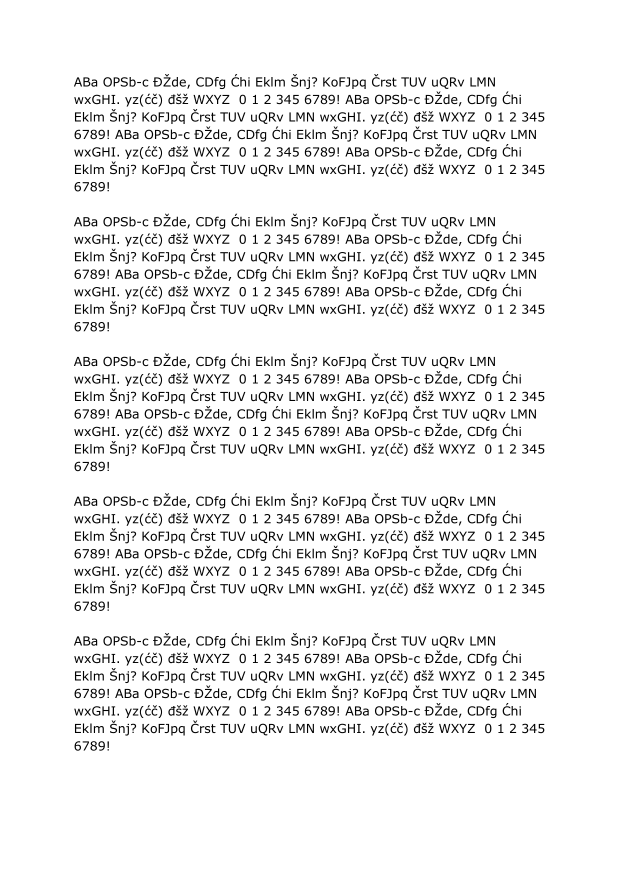
#> input picture dataset_docs/verdana_12.jpg, 2479 x 3508 px (shown at 1/4 size)
$ python test.py
#> lines starting #> are read from the running program, lines starting #| are printed output that depends on the picture; after the words box and inside, x2 and y2 are one past the last pixel; in counts of white or black regions, pixels touching at a corner belong together
### src/utils/helpers.py
import cv2
import matplotlib.pyplot as plt
import numpy as np

def load_image(path, color_type=cv2.IMREAD_GRAYSCALE):
#> called with path = '../dataset_docs/verdana_12.jpg', color_type = 0
    image = cv2.imread(path, color_type)
#> image is the input picture: shape (3508, 2479); min 0, max 255, mean 239
    return image

# [12 lines left out: functions debug_display_image, debug_plot_array, not called in this run]

### src/filters/binarization/otsu.py
import cv2
from filters.image_filter import ImageFilter

class OtsuBinarization(ImageFilter):

    def __init__(self):
        """Performs Otsu binarization on given image
        """

        super().__init__()

    def process(self, input_image):
        """Converts given image to binary image using Otsu algorithm

        Arguments:
            input_image {opencv image} -- input image

        Returns:
            opencv image -- Returns binary image where 0 values denotes
                            foreground and 255 background
        """

        _, output_image = cv2.threshold(input_image, 0, 255, cv2.THRESH_BINARY + cv2.THRESH_OTSU)
#> output_image: shape (3508, 2479); 93.7% white; 1820 black regions, largest, box (x1, y1, x2, y2) and area: (774, 380, 819, 416) 604, (1756, 660, 1801, 696) 604, (774, 939, 819, 975) 604

        return output_image

### src/ocr/filters/noise/noise_removal.py
import cv2
from filters.image_filter import ImageFilter


class NoiseRemoval(ImageFilter):

    def __init__(self, scaled_dimension=800, kernel_size=30):
        """Performs noise removal on given image

        Keyword Arguments:
            scaled_dimension {int} -- Scaled image size (used for cropping foreground) (default: {800})
        """

        super().__init__()
        self.scaled_dimension = scaled_dimension
        self.kernel_size = kernel_size

    def process(self, input_image):
        """Removes noise (dots, uneven fragments...) from given image

        Arguments:
            input_image {opencv image} -- input image where 0 values denotes
                            background and 255 foreground

        Returns:
            opencv image -- Returns binary image where 0 values denotes
                            background and 255 foreground
        """
        height, width = input_image.shape

        new_image = input_image.copy()

        biggest_dimension = max(height, width)
        scale = self.scaled_dimension / biggest_dimension

        new_height, new_width = round(height * scale), round(width * scale)
        scaled_image = cv2.resize(
            new_image, (new_width, new_height), interpolation=cv2.INTER_NEAREST)

        denoised_image = cv2.fastNlMeansDenoising(
            scaled_image, None, 30, 7, 21)
        kernel = cv2.getStructuringElement(
            cv2.MORPH_RECT, (self.kernel_size, self.kernel_size))
        dilated_mask = cv2.dilate(denoised_image, kernel)

        binary_mask = cv2.threshold(
            dilated_mask, 127, 255, cv2.THRESH_BINARY)[1]
        binary_mask = cv2.resize(
            binary_mask, (width, height), interpolation=cv2.INTER_NEAREST)

        output_image = cv2.bitwise_and(
            input_image, input_image, mask=binary_mask)

        return output_image

### src/ocr_image.py
import sys
import cv2
import numpy as np

from utils import hist


class OCRImage:

    MAX_ROTATE = 15

    def __init__(self, image, width, height, x_offset=0, y_offset=0):
        self._image = image
        self._x_offset = x_offset
        self._y_offset = y_offset
        self._width = x_offset
        self._height = height

    def save(self, name):
        cv2.imwrite(name, self._image)

    def get_image(self):
        return self._image

    def set_image(self, image):
        self._image = image

    def get_x(self):
        return self._x_offset

    def get_y(self):
        return self._y_offset

    def get_height(self):
        return self._height

    def get_width(self):
        return self._width

    # [5 lines left out: function get_bounding_box, not called in this run]

    def get_segments(self):
        image = self.get_image()

        h_proj = hist.horizontal_projection(image)
        v_proj = hist.vertical_projection(image)

        min_x, max_x = hist.blob_range(v_proj)
        min_y, max_y = hist.blob_range(h_proj)

        # max is last index with white pixel so add one to catch the last one
        max_x += 1
        max_y += 1

        width = max_x - min_x
        height = max_y - min_y
        roi_image = image[min_y:max_y, min_x:max_x]

        return roi_image, width, height, min_x, min_y

    def fix_skew(self):
        angle = self._calculate_skewed_angle(self._image)

        if abs(angle) < self.MAX_ROTATE:
            self._image = self._rotate_image(self._image, angle)
            self._height, self._width = self._image.shape

        return angle

    def _calculate_skewed_angle(self, image):
        coords = np.column_stack(np.where(image > 0))
        angle = cv2.minAreaRect(coords)[-1]

        if angle < -45:
            return -(90 + angle)
        else:
            return -angle

    def _rotate_image(self, image, angle):
        # Add border so when image is rotated - black pixels will be filled
        image = cv2.copyMakeBorder(
            image, 1, 1, 1, 1, cv2.BORDER_CONSTANT, value=[0, 0, 0])

        height, width = image.shape[:2]
        center = (width // 2, height // 2)

        rotation_matrix = cv2.getRotationMatrix2D(center, angle, 1.0)
        rotated_image = cv2.warpAffine(image, rotation_matrix,
                                       (width, height),
                                       flags=cv2.INTER_CUBIC,
                                       borderMode=cv2.BORDER_REPLICATE)
        output_image = cv2.threshold(
            rotated_image, 127, 255, cv2.THRESH_BINARY)[1]
        return output_image

### src/filters/image_filter.py
import sys

class ImageFilter:

    def __init__(self):
        pass

    def process(self):
        raise NotImplementedError("process not implemented")

### src/test.py
import os
import cv2
import numpy as np
from filters.noise.noise_removal import NoiseRemoval
from filters.binarization import otsu, sauvola, adaptive_gauss
from utils.helpers import load_image, debug_display_image, debug_plot_array

from ocr_image import OCRImage
from text_image_v3 import TextImageBaseline
import imutils


# [6 lines left out: function draw_box, not called in this run]

# [12 lines of commented-out code are left out]
input_image = load_image("../dataset_docs/verdana_12.jpg")
# [5 lines of commented-out code are left out]

orig_image = input_image.copy()
binarizer = otsu.OtsuBinarization()
binarized_img = binarizer.process(input_image)
binarized_img = cv2.bitwise_not(binarized_img)
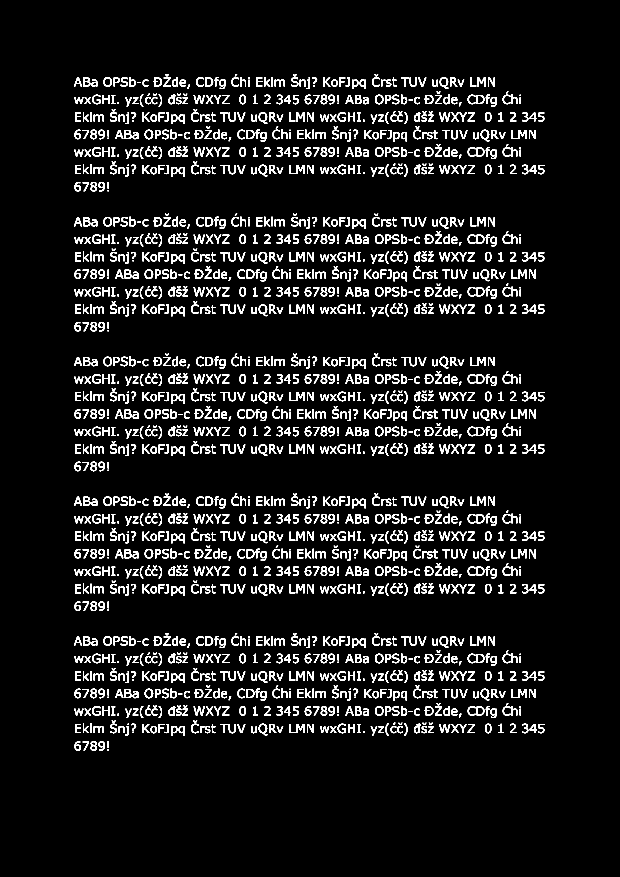
#> binarized_img: shape (3508, 2479) (shown at 1/4 size); 6.3% white; 1820 white regions, largest, box (x1, y1, x2, y2) and area: (774, 380, 819, 416) 604, (1756, 660, 1801, 696) 604, (774, 939, 819, 975) 604
denoiser = NoiseRemoval()
input_image = denoiser.process(binarized_img)
#> in process, `scaled_image = cv2.resize( new_image, (new_width, new_height), interpo..`:
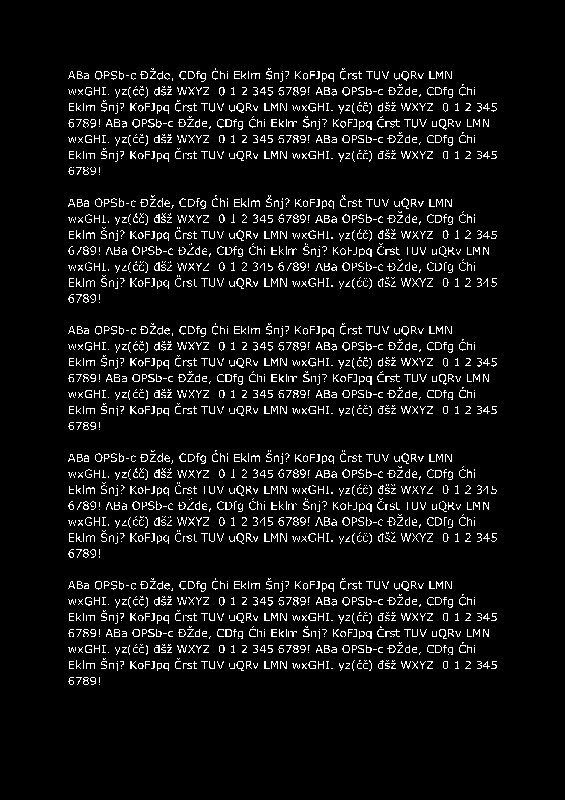
#> scaled_image: shape (800, 565); 6.3% white in thin lines or dots, all inside (x1, y1, x2, y2) = (68, 68, 497, 685)
#> in process, `dilated_mask = cv2.dilate(denoised_image, kernel)`:
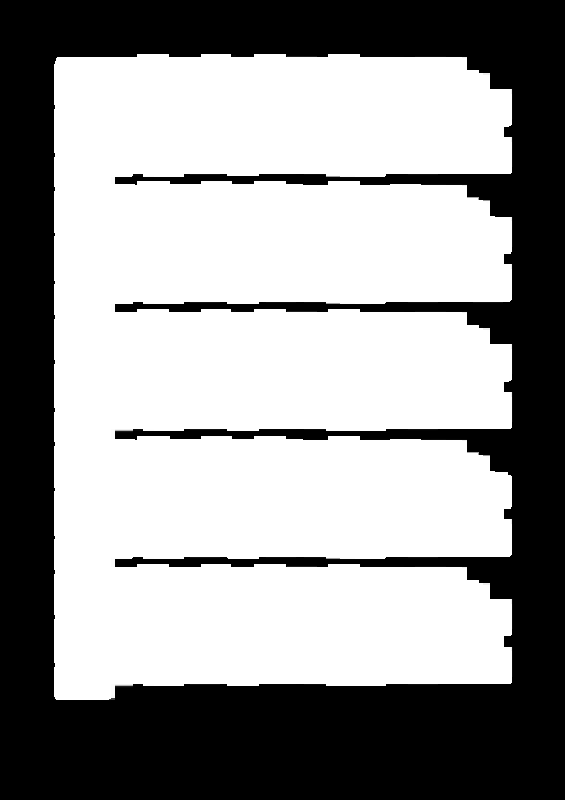
#> dilated_mask: shape (800, 565); min 0, max 255, mean 152.2
#> in process, `binary_mask = cv2.resize( binary_mask, (width, height), interpolation=..`:
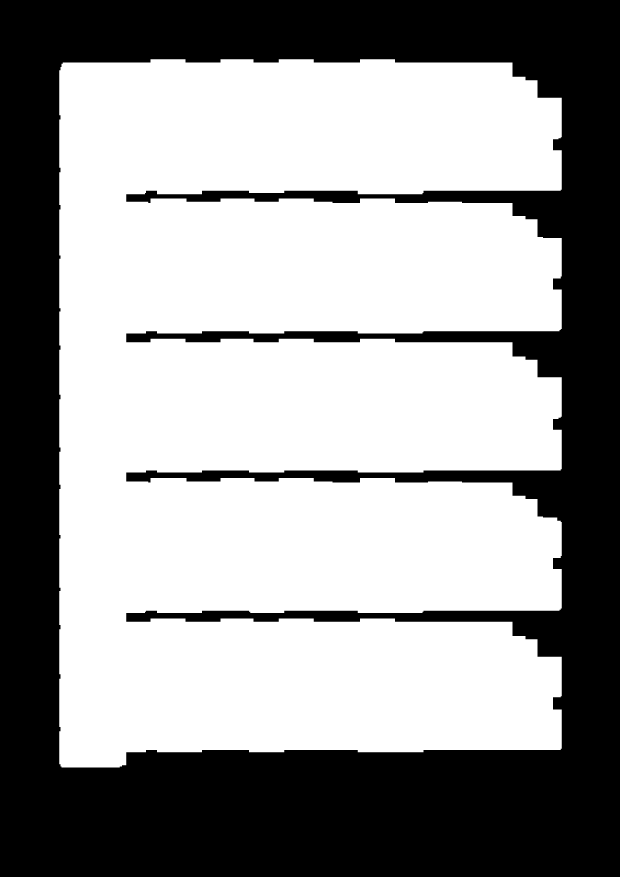
#> binary_mask: shape (3508, 2479) (shown at 1/4 size); 59.7% white; 1 black region, box (x1, y1, x2, y2) and area: (0, 0, 2479, 3508) 3502399
height, width = input_image.shape[:2]
ocr_image = OCRImage(input_image, width, height)
angle = ocr_image.fix_skew()
#> in _calculate_skewed_angle, `coords = np.column_stack(np.where(image > 0))`: coords = 548072 pairs, first value 296 to 3002, second value 296 to 2176
#> in _calculate_skewed_angle, `angle = cv2.minAreaRect(coords)[-1]`: angle = -90
#> in fix_skew, `angle = self._calculate_skewed_angle(self._image)`: angle = 0
#> in _rotate_image, `image = cv2.copyMakeBorder( image, 1, 1, 1, 1, cv2.BORDER_CONSTANT, va..`:
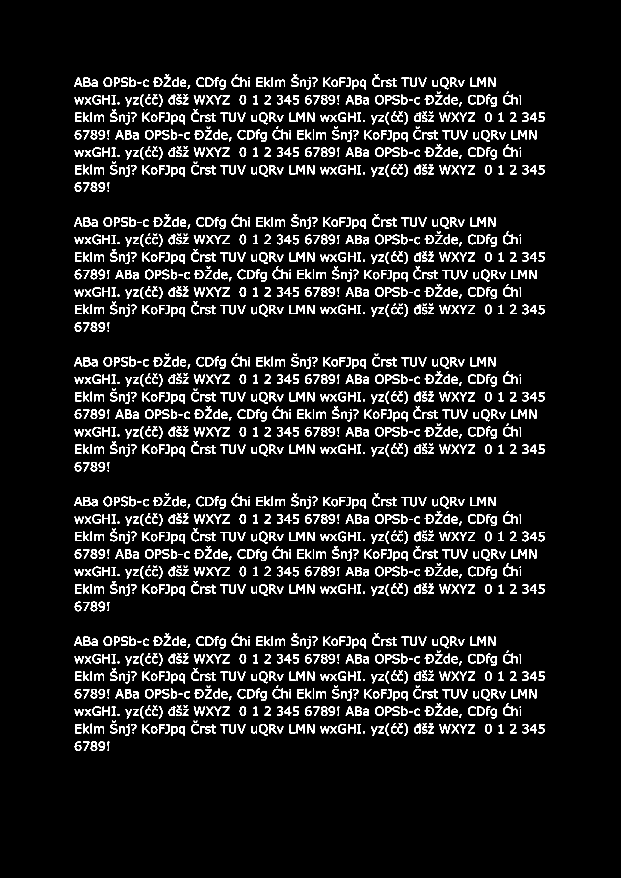
#> image: shape (3510, 2481) (shown at 1/4 size); 6.3% white; 1820 white regions, largest, box (x1, y1, x2, y2) and area: (775, 381, 820, 417) 604, (1757, 661, 1802, 697) 604, (775, 940, 820, 976) 604
#> in _rotate_image, `rotation_matrix = cv2.getRotationMatrix2D(center, angle, 1.0)`: rotation_matrix = [[1, 0, 0], [0, 1, 0]]
#> angle = 0

rotated = imutils.rotate(orig_image, angle)
backtorgb = cv2.cvtColor(rotated, cv2.COLOR_GRAY2RGB)

#> (the run stopped early here; a loop or call above may not have finished)

$ run again, with data/uvod.jpg copied over dataset_docs/verdana_12.jpg
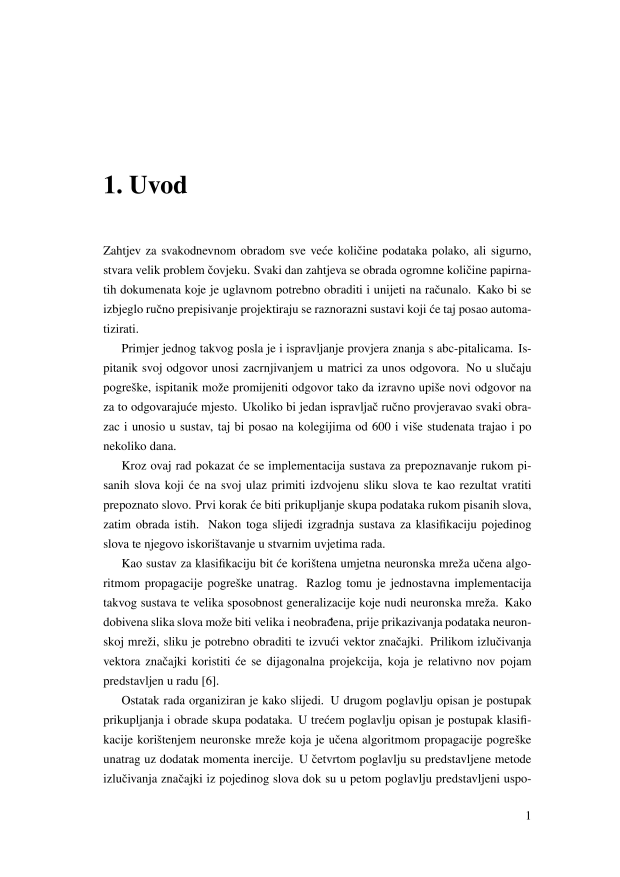
#> input picture data/uvod.jpg, 2480 x 3507 px (shown at 1/4 size)
#> in load_image, image is the input picture: shape (3507, 2480); min 0, max 255, mean 244.7
#> binarized_img: shape (3507, 2480); 4% white; 2057 white regions (90 under 20 px), largest, box (x1, y1, x2, y2) and area: (696, 703, 748, 774) 1831, (518, 703, 588, 775) 1701, (644, 724, 690, 774) 1239
#> scaled_image: shape (800, 566); 4.2% white in thin lines or dots, all inside (x1, y1, x2, y2) = (95, 161, 486, 748)
#> in process, `binary_mask = cv2.resize( binary_mask, (width, height), interpolation=..`:
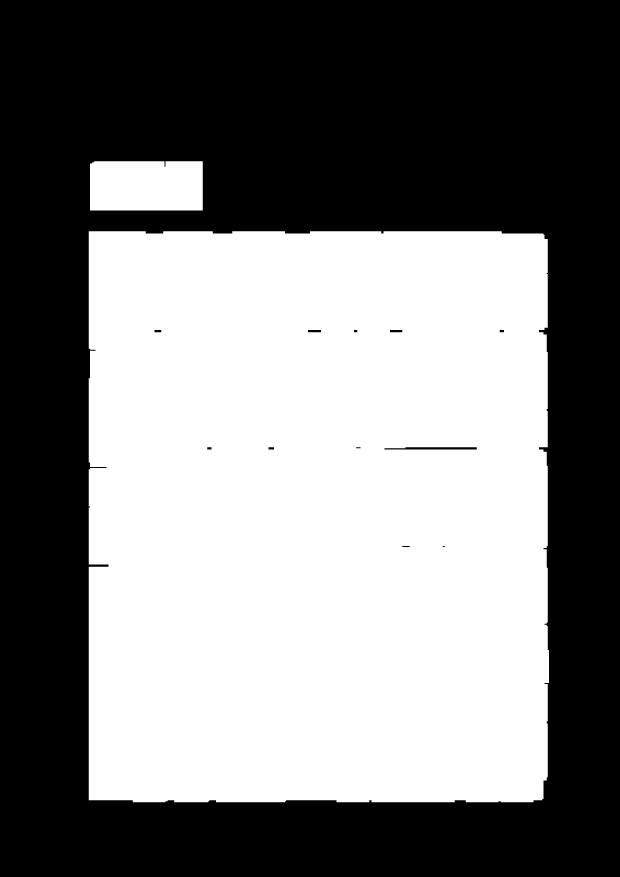
#> binary_mask: shape (3507, 2480) (shown at 1/4 size); 49% white; 2 white regions, box (x1, y1, x2, y2) and area: (355, 925, 2196, 3209) 4174969, (360, 645, 811, 842) 88646
#> coords = 351704 pairs, first value 702 to 3140, second value 413 to 2125
#> in _calculate_skewed_angle, `angle = cv2.minAreaRect(coords)[-1]`: angle = -90
#> in fix_skew, `angle = self._calculate_skewed_angle(self._image)`: angle = 0
#> in _rotate_image, `image = cv2.copyMakeBorder( image, 1, 1, 1, 1, cv2.BORDER_CONSTANT, va..`:
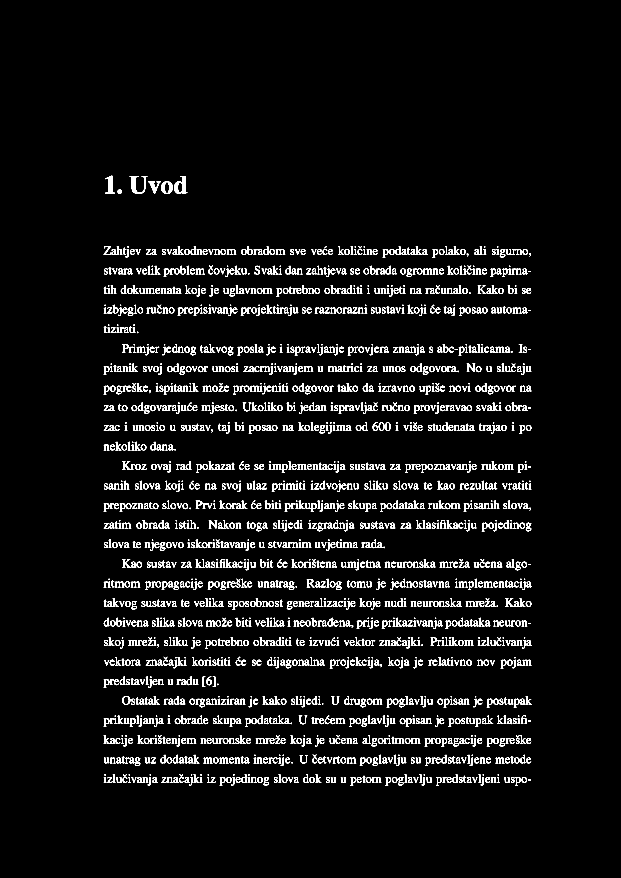
#> image: shape (3509, 2482) (shown at 1/4 size); 4% white; 2056 white regions (90 under 20 px), largest, box (x1, y1, x2, y2) and area: (697, 704, 749, 775) 1831, (519, 704, 589, 776) 1701, (645, 725, 691, 775) 1239
#> rotation_matrix = [[1, 0, 0], [0, 1, 0]]
#> `angle = ocr_image.fix_skew()`: angle = 0

$ run again, with data/word.jpg copied over dataset_docs/verdana_12.jpg
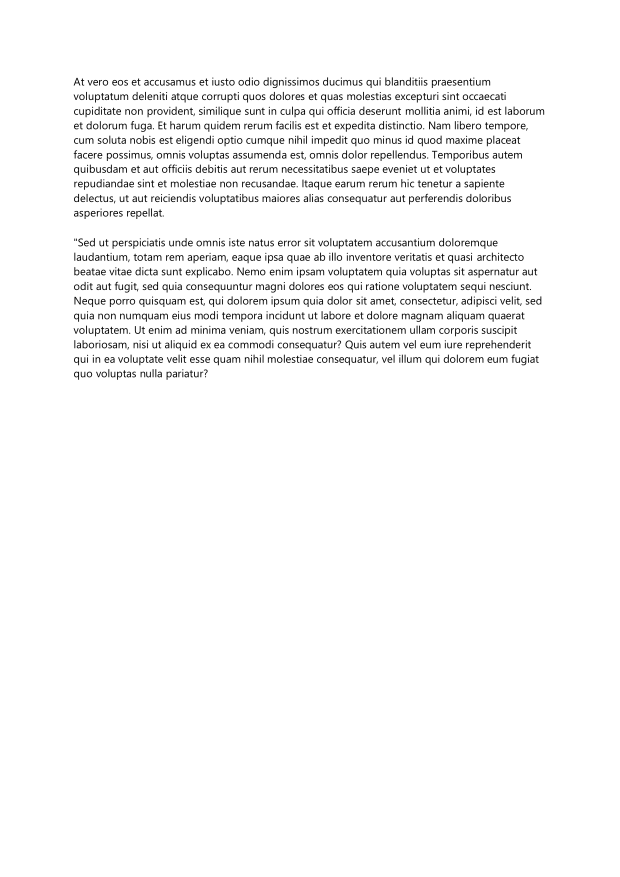
#> input picture data/word.jpg, 2479 x 3508 px (shown at 1/4 size)
#> in load_image, image is the input picture: shape (3508, 2479); min 0, max 255, mean 247.6
#> output_image: shape (3508, 2479); 97.2% white; 1619 black regions (164 under 20 px), largest, box (x1, y1, x2, y2) and area: (1716, 486, 1741, 517) 356, (950, 1070, 975, 1101) 356, (298, 1187, 323, 1218) 356
#> scaled_image: shape (800, 565); 2.8% white in thin lines or dots, all inside (x1, y1, x2, y2) = (68, 71, 497, 347)
#> in process, `binary_mask = cv2.resize( binary_mask, (width, height), interpolation=..`:
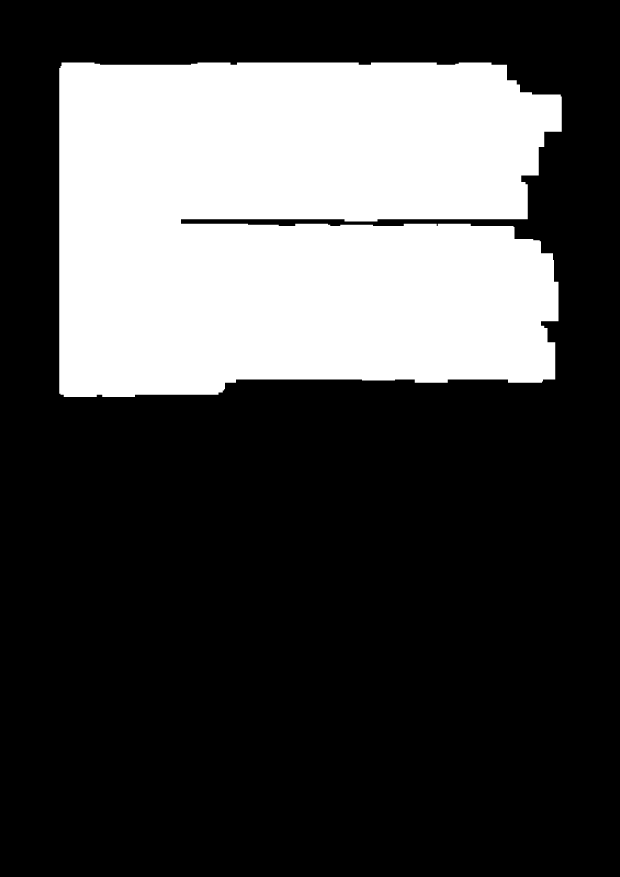
#> binary_mask: shape (3508, 2479) (shown at 1/4 size); 28.3% white; 1 white region, box (x1, y1, x2, y2) and area: (237, 250, 2247, 1588) 2463561
#> coords = 247217 pairs, first value 310 to 1518, second value 295 to 2176
#> in _calculate_skewed_angle, `angle = cv2.minAreaRect(coords)[-1]`: angle = -90
#> in fix_skew, `angle = self._calculate_skewed_angle(self._image)`: angle = 0
#> in _rotate_image, `image = cv2.copyMakeBorder( image, 1, 1, 1, 1, cv2.BORDER_CONSTANT, va..`:
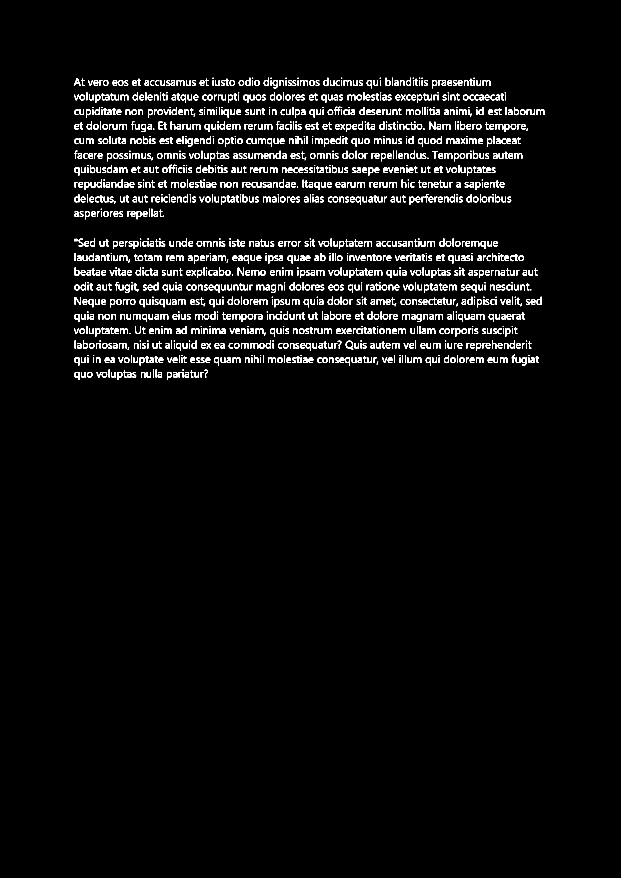
#> image: shape (3510, 2481) (shown at 1/4 size); 2.8% white; 1619 white regions (164 under 20 px), largest, box (x1, y1, x2, y2) and area: (1717, 487, 1742, 518) 356, (951, 1071, 976, 1102) 356, (299, 1188, 324, 1219) 356
#> rotation_matrix = [[1, 0, 0], [0, 1, 0]]
#> `angle = ocr_image.fix_skew()`: angle = 0
